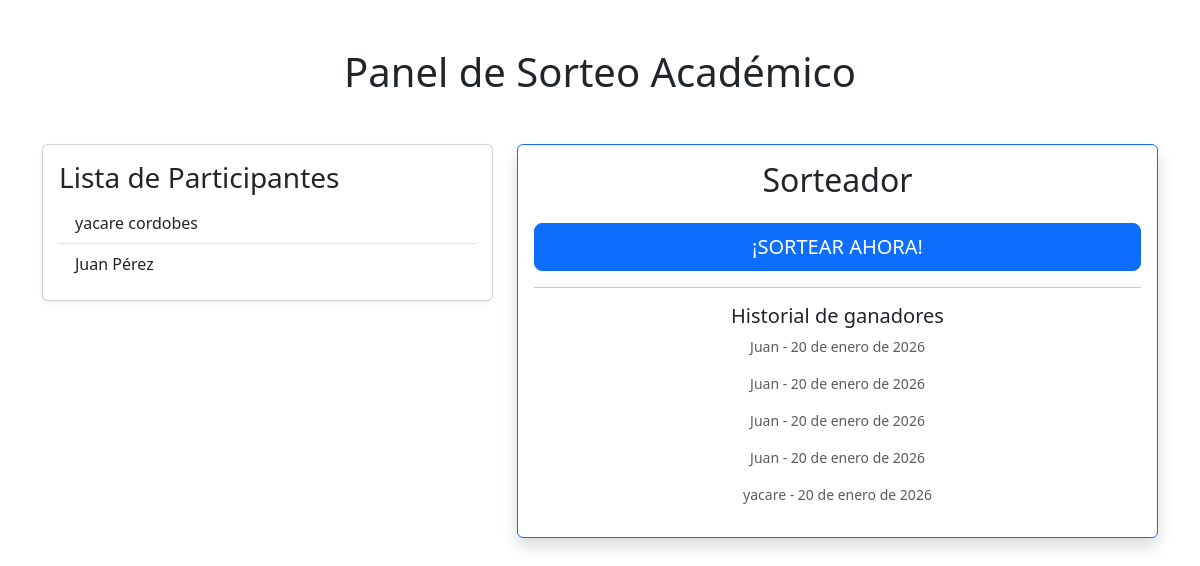
The app's page /, older data.
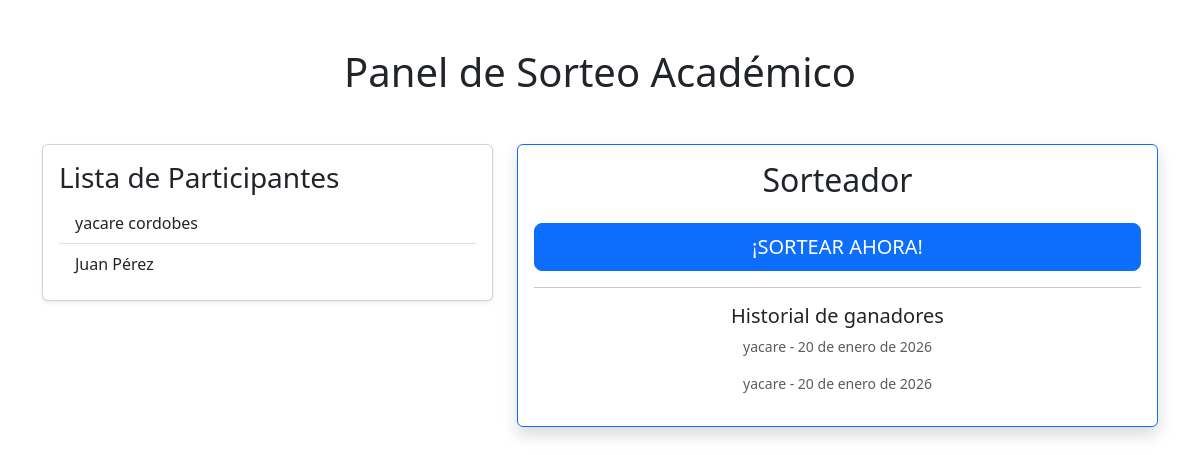
The same page, newer data.
### participantes/models.py (models this page shows, shortened)
class Participante(models.Model):
    nombre = models.CharField(max_length= 100)
    apellido = models.CharField(max_length= 100)

### seleccion/models.py (models this page shows, shortened)
class Ganador(models.Model):
    participante = models.ForeignKey(Participante, on_delete=models.CASCADE, related_name="ganadores")
    fecha_sorteo = models.DateField(auto_now_add= True)

### seleccion/views.py (the view)
# urls.py: path("", views.sortear, name='sortear'),
def sortear(request):
    participantes = Participante.objects.all()
    ganadores = Ganador.objects.all().order_by('-id')[:5]
    ganador = None
    ganador_id = request.GET.get('ganador_id')
    if ganador_id:
        ganador = Participante.objects.filter(id=ganador_id).first()
    if request.method == 'POST':
        nuevo = random.choice(list(participantes))
        Ganador.objects.create(participante=nuevo)
        return redirect(f"{reverse('seleccion:sortear')}?ganador_id={nuevo.id}")
    return render(request, "sorteo/sorteo.html", {
        'participantes': participantes,
        'ganador': ganador,
        'ganadores': ganadores
    })

### templates/sorteo/sorteo.html (shortened to what this page needs)
{% extends 'base.html' %}
{%load static%}
{% block content %}
    <div class="card shadow-sm mb-4">
        <div class="card-body">
            <h3 class="card-title">Lista de Participantes</h3>
            {% if participantes %}
                <ul class="list-group list-group-flush">
                {% for participante in participantes %}
                    <li class="list-group-item">{{ participante.nombre }} {{ participante.apellido }}</li>
                {% endfor %}
                </ul>
            {% else %}
                <p class="text-muted">No hay participantes cargados.</p>
            {% endif %}
        </div>
    </div>
{% endblock content %}
{% block content2 %}
    <div class="card border-primary shadow">
        <div class="card-body text-center">
            <h2 class="mb-4">Sorteador</h2>
            <form method="POST">
                <button type="submit" class="btn btn-primary btn-lg w-100">¡SORTEAR AHORA!</button>
            </form>
            <hr>
            <h5>Historial de ganadores</h5>
            {% if ganadores %}
                {% for g in ganadores %}
                    <p class="small text-muted">{{ g.participante.nombre }} - {{ g.fecha_sorteo }}</p>
                {% endfor %}
            {% else %}
                <p class="small">No hay sorteos realizados.</p>
            {% endif %}
        </div>
    </div>
{% endblock content2 %}

### templates/base.html (shortened to what this page needs)
{% load static %}
<!DOCTYPE html>
<html lang="en">
<head>
    <link href="https://cdn.jsdelivr.net/npm/bootstrap@5.3.2/dist/css/bootstrap.min.css" rel="stylesheet">
</head>
<body>
    <div class="container py-5">
        <h1 class="text-center mb-5">Panel de Sorteo Académico</h1>
        <div class="row">
            <div class="col-md-5">
                {% block content %}{% endblock %}
            </div>
            <div class="col-md-7">
                {% block content2 %}{% endblock %}
            </div>
        </div>
    </div>
</body>
</html>

Row changes from the older to the newer data that the page shows:
removed Ganador: participante.nombre "Juan", fecha_sorteo "20 de enero de 2026"
removed Ganador: participante.nombre "Juan", fecha_sorteo "20 de enero de 2026"
removed Ganador: participante.nombre "Juan", fecha_sorteo "20 de enero de 2026"
removed Ganador: participante.nombre "Juan", fecha_sorteo "20 de enero de 2026"
added Ganador: participante.nombre "yacare", fecha_sorteo "20 de enero de 2026"
